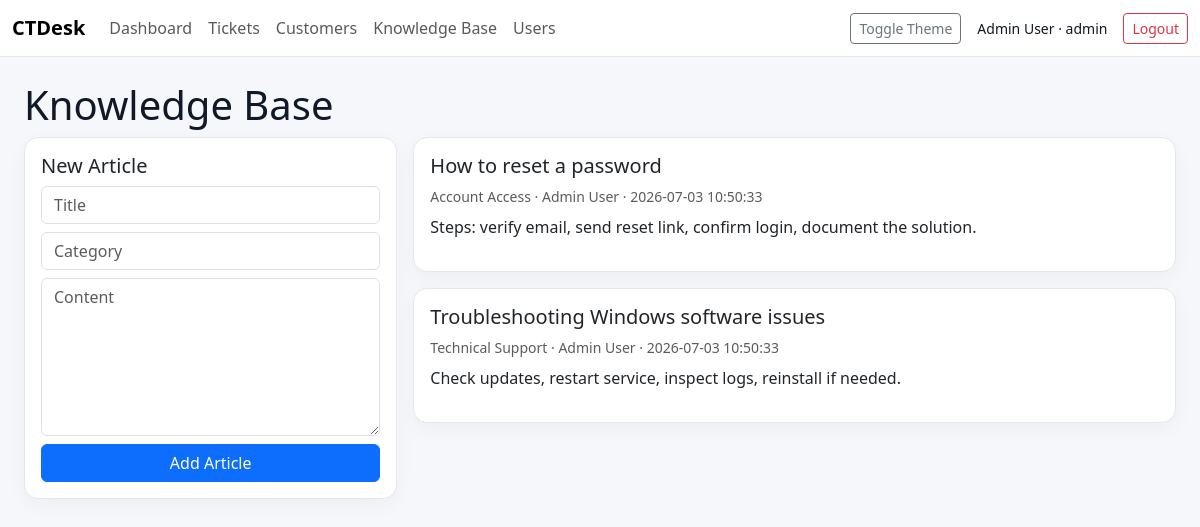
Screenshot of /knowledge-base (signed in) with the database file from the repository.
### tables this page shows
CREATE TABLE users (
        id INTEGER PRIMARY KEY AUTOINCREMENT,
        name TEXT NOT NULL,
        email TEXT NOT NULL UNIQUE,
        password_hash TEXT NOT NULL,
        role TEXT NOT NULL CHECK(role IN ('admin', 'agent', 'customer')),
        created_at TEXT NOT NULL
    );

CREATE TABLE knowledge_base (
        id INTEGER PRIMARY KEY AUTOINCREMENT,
        title TEXT NOT NULL,
        category TEXT NOT NULL,
        content TEXT NOT NULL,
        created_by INTEGER NOT NULL,
        created_at TEXT NOT NULL,
        FOREIGN KEY(created_by) REFERENCES users(id)
    );

### routes/management.py (the view, shortened to what this page needs)
@app.route("/knowledge-base", methods=["GET", "POST"])
@login_required
@staff_required
def knowledge_base():
    conn = db()
    articles = conn.execute("""
        SELECT kb.*, u.name AS author
        FROM knowledge_base kb
        JOIN users u ON u.id = kb.created_by
        ORDER BY kb.created_at DESC
    """).fetchall()
    conn.close()
    return render_template("knowledge_base.html", articles=articles)

### app.py (called while the page is built)
@app.context_processor
def inject_user():
    return {"current_user": session}

### helpers.py (called while the page is built)
def db():
    conn = sqlite3.connect(DB_NAME)
    conn.row_factory = sqlite3.Row
    return conn

def login_required(fn):
    @wraps(fn)
    def wrapper(*args, **kwargs):
        if "user_id" not in session:
            return redirect(url_for("login"))
        return fn(*args, **kwargs)
    return wrapper

def staff_required(fn):
    @wraps(fn)
    def wrapper(*args, **kwargs):
        if session.get("role") not in ("admin", "agent"):
            flash("Staff access required.", "danger")
            return redirect(url_for("dashboard"))
        return fn(*args, **kwargs)
    return wrapper

### templates/knowledge_base.html
{% extends "base.html" %}
{% block content %}
<h1>Knowledge Base</h1>
<div class="row g-3">
    {% if current_user.get('role') == 'admin' %}
    <div class="col-md-4">
        <form method="post" class="card p-3">
            <h5>New Article</h5>
            <input class="form-control mb-2" name="title" placeholder="Title" required>
            <input class="form-control mb-2" name="category" placeholder="Category" required>
            <textarea class="form-control mb-2" name="content" rows="6" placeholder="Content" required></textarea>
            <button class="btn btn-primary">Add Article</button>
        </form>
    </div>
    {% endif %}
    <div class="{% if current_user.get('role') == 'admin' %}col-md-8{% else %}col-md-12{% endif %}">
        {% for a in articles %}
        <div class="card p-3 mb-3">
            <h5>{{ a.title }}</h5>
            <div class="text-muted small">{{ a.category }} · {{ a.author }} · {{ a.created_at }}</div>
            <p class="mt-2">{{ a.content }}</p>
        </div>
        {% endfor %}
    </div>
</div>
{% endblock %}

### templates/base.html (shortened to what this page needs)
<!doctype html>
<html lang="en" data-theme="light">
<head>
    <link href="https://cdn.jsdelivr.net/npm/bootstrap@5.3.3/dist/css/bootstrap.min.css" rel="stylesheet">
    <link href="{{ url_for('static', filename='style.css') }}" rel="stylesheet">
</head>
<body>
<nav class="navbar navbar-expand-lg border-bottom">
    <div class="container-fluid">
        <a class="navbar-brand fw-bold" href="{{ url_for('dashboard') }}">CTDesk</a>
        {% if current_user.get('user_id') %}
        <div class="navbar-nav">
            <a class="nav-link" href="{{ url_for('dashboard') }}">Dashboard</a>
            <a class="nav-link" href="{{ url_for('tickets') }}">Tickets</a>
            {% if current_user.get('role') in ['admin', 'agent'] %}
            <a class="nav-link" href="{{ url_for('customers') }}">Customers</a>
            <a class="nav-link" href="{{ url_for('knowledge_base') }}">Knowledge Base</a>
            {% endif %}
            {% if current_user.get('role') == 'admin' %}
            <a class="nav-link" href="{{ url_for('users') }}">Users</a>
            {% endif %}
        </div>
        <div class="ms-auto d-flex align-items-center gap-3">
            <button class="btn btn-sm btn-outline-secondary" onclick="toggleTheme()">Toggle Theme</button>
            <span class="small">{{ current_user.get('name') }} · {{ current_user.get('role') }}</span>
            <a class="btn btn-sm btn-outline-danger" href="{{ url_for('logout') }}">Logout</a>
        </div>
        {% endif %}
    </div>
</nav>
<main class="container-fluid p-4">
    {% block content %}{% endblock %}
</main>
</body>
</html>

### static/style.css (style rules this page uses)
:root { --bg: #f6f7fb; --card: #ffffff; --text: #111827; --muted: #6b7280; --border: #e5e7eb; }
body { background: var(--bg); color: var(--text); }
.navbar, .card, .login-card, .stat-card { background: var(--card); border-color: var(--border) !important; }
.card, .login-card, .stat-card { border: 1px solid var(--border); border-radius: 14px; box-shadow: 0 6px 20px rgba(0,0,0,0.04); }
a { text-decoration: none; }

### rows the page displays
users: get "Admin User", get "admin"
knowledge_base: title "How to reset a password", category "Account Access", author "Admin User", created_at "2026-07-03 10:50:33", content "Steps: verify email, send reset link, confirm login, document the solution."
knowledge_base: title "Troubleshooting Windows software issues", category "Technical Support", author "Admin User", created_at "2026-07-03 10:50:33", content "Check updates, restart service, inspect logs, reinstall if needed."
